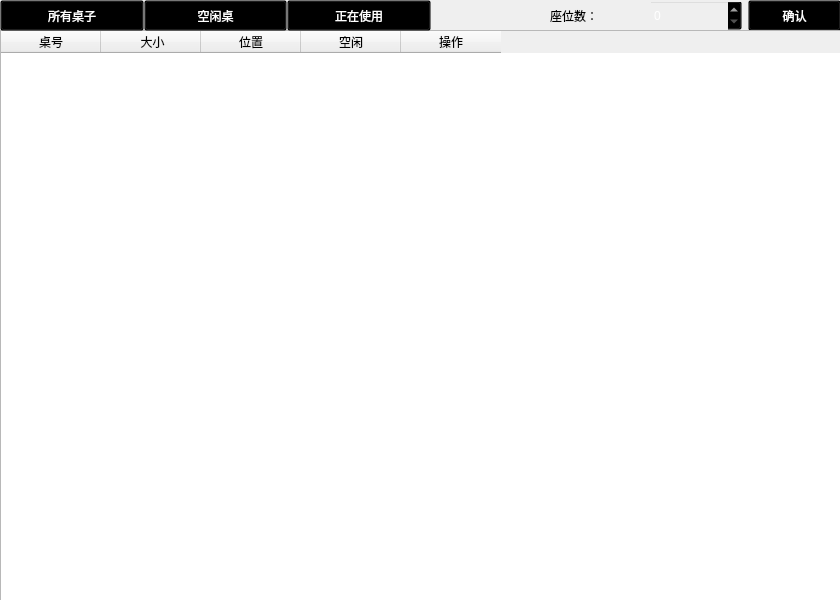
<?xml version="1.0" encoding="UTF-8"?>
<ui version="4.0">
 <class>table</class>
 <widget class="QWidget" name="table">
  <property name="geometry">
   <rect>
    <x>0</x>
    <y>0</y>
    <width>840</width>
    <height>600</height>
   </rect>
  </property>
  <property name="windowTitle">
   <string>Form</string>
  </property>
  <property name="styleSheet">
   <string notr="true"/>
  </property>
  <widget class="QLabel" name="label">
   <property name="geometry">
    <rect>
     <x>0</x>
     <y>0</y>
     <width>841</width>
     <height>601</height>
    </rect>
   </property>
   <property name="styleSheet">
    <string notr="true">background-image: url(:/file/images/back8.jpeg);</string>
   </property>
   <property name="text">
    <string/>
   </property>
  </widget>
  <widget class="QWidget" name="layoutWidget">
   <property name="geometry">
    <rect>
     <x>550</x>
     <y>0</y>
     <width>291</width>
     <height>31</height>
    </rect>
   </property>
   <layout class="QHBoxLayout" name="horizontalLayout_2">
    <item>
     <widget class="QLabel" name="label_2">
      <property name="text">
       <string>座位数：</string>
      </property>
     </widget>
    </item>
    <item>
     <widget class="QSpinBox" name="spinBox">
      <property name="sizePolicy">
       <sizepolicy hsizetype="Minimum" vsizetype="Preferred">
        <horstretch>0</horstretch>
        <verstretch>0</verstretch>
       </sizepolicy>
      </property>
      <property name="styleSheet">
       <string notr="true">color:white;background:transparent;</string>
      </property>
      <property name="value">
       <number>0</number>
      </property>
     </widget>
    </item>
    <item>
     <widget class="QPushButton" name="pushButton_certain">
      <property name="sizePolicy">
       <sizepolicy hsizetype="Minimum" vsizetype="Preferred">
        <horstretch>0</horstretch>
        <verstretch>0</verstretch>
       </sizepolicy>
      </property>
      <property name="styleSheet">
       <string notr="true">color:white;background:transparent;</string>
      </property>
      <property name="text">
       <string>确认</string>
      </property>
     </widget>
    </item>
   </layout>
  </widget>
  <widget class="QTableWidget" name="tableWidget">
   <property name="geometry">
    <rect>
     <x>0</x>
     <y>30</y>
     <width>841</width>
     <height>571</height>
    </rect>
   </property>
   <column>
    <property name="text">
     <string>桌号</string>
    </property>
   </column>
   <column>
    <property name="text">
     <string> 大小</string>
    </property>
   </column>
   <column>
    <property name="text">
     <string>位置</string>
    </property>
   </column>
   <column>
    <property name="text">
     <string>空闲</string>
    </property>
   </column>
   <column>
    <property name="text">
     <string>操作</string>
    </property>
   </column>
  </widget>
  <widget class="QWidget" name="layoutWidget_2">
   <property name="geometry">
    <rect>
     <x>0</x>
     <y>0</y>
     <width>431</width>
     <height>31</height>
    </rect>
   </property>
   <layout class="QHBoxLayout" name="horizontalLayout">
    <property name="spacing">
     <number>0</number>
    </property>
    <item>
     <widget class="QPushButton" name="pushButton_allTable">
      <property name="sizePolicy">
       <sizepolicy hsizetype="Minimum" vsizetype="Preferred">
        <horstretch>0</horstretch>
        <verstretch>0</verstretch>
       </sizepolicy>
      </property>
      <property name="styleSheet">
       <string notr="true">color:white;background:transparent;
</string>
      </property>
      <property name="text">
       <string>所有桌子</string>
      </property>
     </widget>
    </item>
    <item>
     <widget class="QPushButton" name="pushButton_freeTable">
      <property name="sizePolicy">
       <sizepolicy hsizetype="Minimum" vsizetype="Preferred">
        <horstretch>0</horstretch>
        <verstretch>0</verstretch>
       </sizepolicy>
      </property>
      <property name="styleSheet">
       <string notr="true">color:white;background:transparent;</string>
      </property>
      <property name="text">
       <string>空闲桌</string>
      </property>
     </widget>
    </item>
    <item>
     <widget class="QPushButton" name="pushButton_UsingTable">
      <property name="sizePolicy">
       <sizepolicy hsizetype="Minimum" vsizetype="Preferred">
        <horstretch>0</horstretch>
        <verstretch>0</verstretch>
       </sizepolicy>
      </property>
      <property name="styleSheet">
       <string notr="true">color:white;background:transparent;</string>
      </property>
      <property name="text">
       <string>正在使用</string>
      </property>
     </widget>
    </item>
   </layout>
  </widget>
 </widget>
 <resources/>
 <connections/>
</ui>
